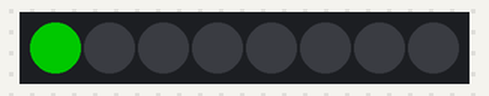
Bench run of a sketch on a simulated Arduino Uno, built with avr-gcc and run on an emulated ATmega328P. Parts: 8 RGB LEDs in strip order, left to right. Dim RGB values are drawn brighter than linear.

Above: at 0.1 s.
At 1.1 s:
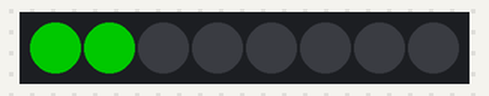
At 2.1 s:
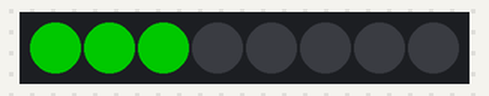
At 3.1 s:
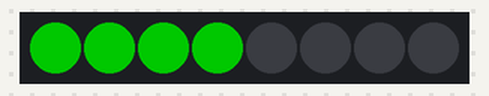
At 5.1 s:
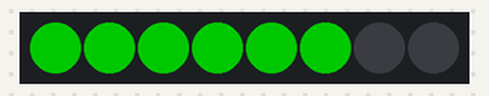
At 7.1 s:
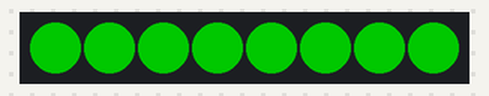

Measured:
- what the display in image 1 shows lasts 1.0 s, from 1.0 s to 2.0 s

The sketch:

NeoPixelTest.ino.ino
```cpp
#include <Adafruit_NeoPixel.h>
#define PIN            2
#define NUMPIXELS      8
Adafruit_NeoPixel pixels = Adafruit_NeoPixel(NUMPIXELS, PIN, NEO_GRB + NEO_KHZ800);

void setup() {
  pixels.begin(); // This initializes the NeoPixel library.
  pixels.show();
 }

void loop() {
  // For a set of NeoPixels the first NeoPixel is 0, second is 1, all the way up to the count of pixels minus one.
  for(int i=0;i<NUMPIXELS;i++){
    // pixels.Color takes RGB values, from 0,0,0 up to 255,255,255
    pixels.setPixelColor(i, pixels.Color(0,100,0)); // Moderately bright green color.
    pixels.show(); // This sends the updated pixel color to the hardware.
    delay(1000); // Delay for a period of time (in milliseconds).
  }
}
```
